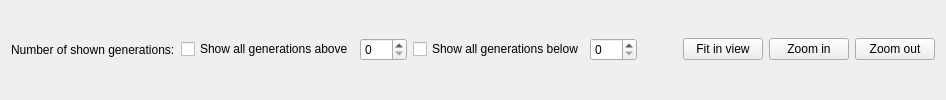
          <widget class="QWidget" name="tab_3">
           <attribute name="icon">
            <iconset resource="resources.qrc">
             <normaloff>:/resources/diagram.svg</normaloff>:/resources/diagram.svg</iconset>
           </attribute>
           <attribute name="title">
            <string>Tree view</string>
           </attribute>
           <layout class="QVBoxLayout" name="verticalLayout_26" stretch="0,4">
            <item>
             <layout class="QHBoxLayout" name="horizontalLayout_26">
              <item>
               <widget class="QLabel" name="label_5">
                <property name="text">
                 <string>Number of shown generations:</string>
                </property>
               </widget>
              </item>
              <item>
               <widget class="QCheckBox" name="allGenerationsAbove">
                <property name="text">
                 <string>Show all generations above</string>
                </property>
               </widget>
              </item>
              <item>
               <widget class="QSpinBox" name="generationsNumberAbove">
                <property name="minimum">
                 <number>0</number>
                </property>
                <property name="maximum">
                 <number>999</number>
                </property>
                <property name="value">
                 <number>0</number>
                </property>
               </widget>
              </item>
              <item>
               <widget class="QCheckBox" name="allGenerationsBelow">
                <property name="text">
                 <string>Show all generations below</string>
                </property>
               </widget>
              </item>
              <item>
               <widget class="QSpinBox" name="generationsNumberBelow">
                <property name="maximum">
                 <number>999</number>
                </property>
               </widget>
              </item>
              <item>
               <spacer name="horizontalSpacer_9">
                <property name="orientation">
                 <enum>Qt::Horizontal</enum>
                </property>
                <property name="sizeHint" stdset="0">
                 <size>
                  <width>40</width>
                  <height>20</height>
                 </size>
                </property>
               </spacer>
              </item>
              <item>
               <widget class="QPushButton" name="centerTreeView">
                <property name="text">
                 <string>Fit in view</string>
                </property>
               </widget>
              </item>
              <item>
               <widget class="QPushButton" name="zoomInTreeView">
                <property name="text">
                 <string>Zoom in</string>
                </property>
               </widget>
              </item>
              <item>
               <widget class="QPushButton" name="zoomOutTreeView">
                <property name="text">
                 <string>Zoom out</string>
                </property>
               </widget>
              </item>
             </layout>
            </item>
            <item>
             <layout class="QVBoxLayout" name="treeViewLayout"/>
            </item>
           </layout>
          </widget>
